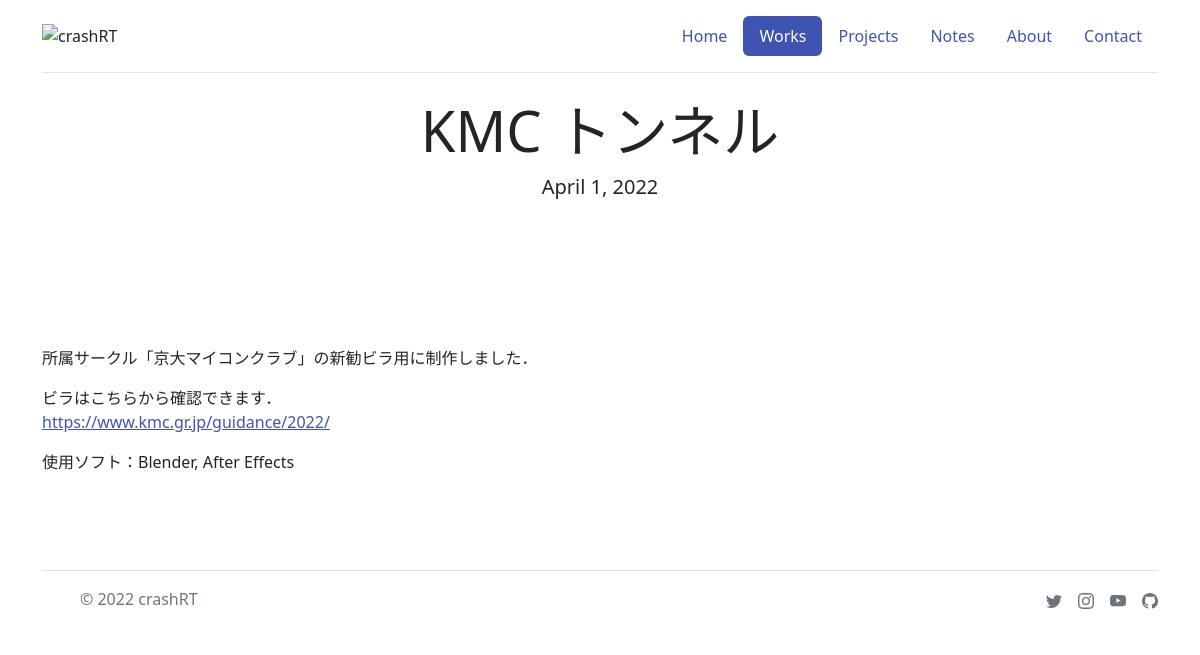
The app's page /works/detail/31/, older data.
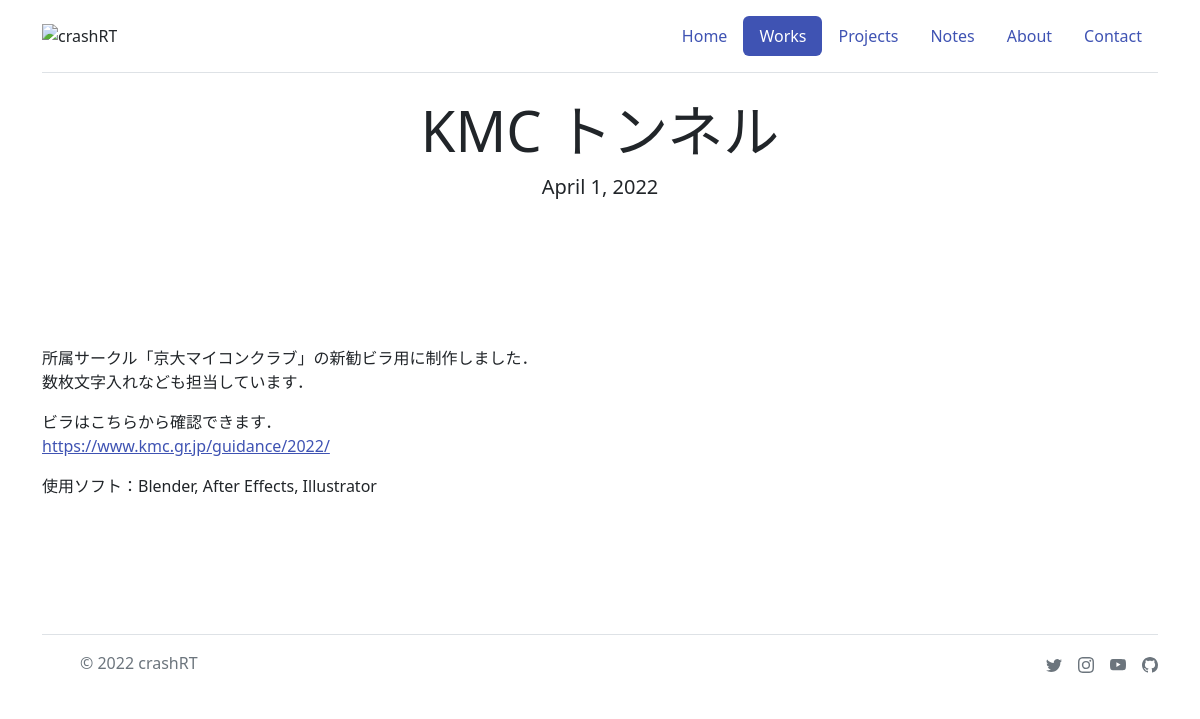
The same page, newer data.
### works/models.py (models this page shows, shortened)
class WorksModel(models.Model):
    title = models.CharField(max_length=50)
    date = models.DateField(blank=True, null=True)
    thumbnail = models.CharField(max_length=100,)
    youtube = models.CharField(
        max_length=100, null=True, blank=True, help_text='youtubeのID')
    vimeo = models.CharField(max_length=100, null=True,
                                blank=True, help_text='vimeoのID')
    niconico = models.CharField(
        max_length=100, null=True, blank=True, help_text='niconicoのID')
    pictureMain = models.CharField(
        max_length=100, null=True, blank=True, help_text='一番上に単体で表示')
    picture1 = models.CharField(
        max_length=100, null=True, blank=True, help_text='以下はギャラリー部分')
    picture2 = models.CharField(max_length=100, null=True, blank=True)
    picture3 = models.CharField(max_length=100, null=True, blank=True)
    picture4 = models.CharField(max_length=100, null=True, blank=True)
    picture5 = models.CharField(max_length=100, null=True, blank=True)
    picture6 = models.CharField(max_length=100, null=True, blank=True)
    description = models.TextField(null=True, blank=True)
    tag = models.CharField(max_length=30, choices=CATEGORY)

### works/views.py (the view)
# urls.py: path('detail/<int:pk>/', workdetailview, name='workdetail'),
def workdetailview(request, pk):
    work = WorksModel.objects.get(pk=pk)
    return render(request, 'works/detail.html', {'work': work})

### templates/works/detail.html (shortened to what this page needs)
{% extends 'base.html' %}
{% block content %}
{% include 'works/header.html' %}
<main>
    <h1 class="display-4 text-center">{{work.title}}</h1>
    {% if work.date %}
    <p class="lead text-center">{{work.date}}</p>
    {% endif %}
    {% if work.pictureMain %}
    <div class="container-sm my-4">
    </div>
    {% endif %}
    <div class="container my-5">
        {{ work.description | linebreaks | urlize }}
    </div>
    <div class="container">
        <div class="row row-cols-1 row-cols-sm-2 g-3 text-center">
            {% if work.picture1 %}
            <div class="col">
            </div>
            {% endif %}
            {% if work.picture2 %}
            <div class="col">
            </div>
            {% endif %}
            {% if work.picture3 %}
            <div class="col">
            </div>
            {% endif %}
        </div>
    </div>
</main>
{% endblock content %}

### templates/base.html (shortened to what this page needs)
{% load static %}
<!DOCTYPE html>
<html lang="ja">
<head>
    <link rel="stylesheet" href="{% static 'css/normalize.css' %}" type="text/css">
    <link href="https://cdn.jsdelivr.net/npm/bootstrap@5.2.0/dist/css/bootstrap.min.css" rel="stylesheet"
>
    <link rel="stylesheet" href="{% static 'css/style.css' %}" type="text/css">
</head>
<body>
    {% block content %}
    {% endblock content %}
    {% include 'footer.html' %}
</body>
</html>

### templates/works/header.html
<div class="container">
    <header class="d-flex flex-wrap justify-content-center py-3 mb-4 border-bottom">
        <a href="/" class="d-flex align-items-center mb-3 mb-md-0 me-md-auto text-dark text-decoration-none">
            <img src="/media/Logo/crashrt_alpha.png" alt="crashRT">
        </a>
        <ul class="nav nav-pills">
            <li class="nav-item"><a href={% url 'top' %} class="nav-link">Home</a></li>
            <li class="nav-item"><a href={% url 'worklist' %} class="nav-link active" aria-current="page">Works</a></li>
            <li class="nav-item"><a href={% url 'projectslist' %} class="nav-link">Projects</a></li>
            <li class="nav-item"><a href={% url 'noteslist' %} class="nav-link">Notes</a></li>
            <li class="nav-item"><a href={% url 'about' %} class="nav-link">About</a></li>
            <li class="nav-item"><a href={% url 'contact' %} class="nav-link">Contact</a></li>
        </ul>
    </header>
</div>

### templates/footer.html (shortened to what this page needs)
<div class="container">
    <footer class="d-flex flex-wrap justify-content-between align-items-center py-3 my-4 border-top">
        <div class="col-md-4 d-flex align-items-center">
            <a href="/" class="mb-3 me-2 mb-md-0 text-muted text-decoration-none lh-1">
                <svg class="bi" width="30" height="24">
                    <use xlink:href="#bootstrap" />
                </svg>
            </a>
            <span class="mb-3 mb-md-0 text-muted">&copy; 2022 crashRT</span>
        </div>
        <ul class="nav col-md-4 justify-content-end list-unstyled d-flex">
            <li class="ms-3"><a class="text-muted" href="https://twitter.com/crashRT_doyo"></a></li>
            <li class="ms-3"><a class="text-muted" href="https://www.instagram.com/crashrt1121/">
                </a></li>
            <li class="ms-3"><a class="text-muted" href="https://www.youtube.com/channel/UCN5nx_Ef6UaVQWy5SrFfTOw">
                </a></li>
            <li class="ms-3"><a class="text-muted" href="https://github.com/crashRT"></a></li>
        </ul>
    </footer>
</div>

### static/css/style.css (style rules this page uses)
:root { --bs-blue: #0d6efd; --bs-indigo: #6610f2; --bs-purple: #6f42c1; --bs-pink: #d63384; --bs-red: #dc3545; --bs-orange: #fd7e14; --bs-yellow: #ffc107; --bs-green: #198754; --bs-teal: #20c997; --bs-cyan: #0dcaf0; --bs-black: #000; --bs-white: #fff; --bs-gray: #6c757d; --bs-gray-dark: #343a40; --bs-gray-100: #f8f9fa; --bs-gray-200: #e9ecef; --bs-gray-300: #dee2e6; --bs-gray-400: #ced4da; --bs-gray-500: #adb5bd; --bs-gray-600: #6c757d; --bs-gray-700: #495057; --bs-gray-800: #343a40; --bs-gray-900: #212529; --bs-primary: #0d6efd; --bs-secondary: #6c757d; --bs-success: #198754; --bs-info: #0dcaf0; --bs-warning: #ffc107; --bs-danger: #dc3545; --bs-light: #f8f9fa; --bs-dark: #212529; --bs-primary-rgb: 13, 110, 253; --bs-secondary-rgb: 108, 117, 125; --bs-success-rgb: 25, 135, 84; --bs-info-rgb: 13, 202, 240; --bs-warning-rgb: 255, 193, 7; --bs-danger-rgb: 220, 53, 69; --bs-light-rgb: 248, 249, 250; --bs-dark-rgb: 33, 37, 41; --bs-white-rgb: 255, 255, 255; --bs-black-rgb: 0, 0, 0; --bs-body-color-rgb: 33, 37, 41; --bs-body-bg-rgb: 255, 255, 255; --bs-font-sans-serif: system-ui, -apple-system, "Segoe UI", Roboto, "Helvetica Neue", "Noto Sans", "Liberation Sans", Arial, sans-serif, "Apple Color Emoji", "Segoe UI Emoji", "Segoe UI Symbol", "Noto Color Emoji"; --bs-font-monospace: SFMono-Regular, Menlo, Monaco, Consolas, "Liberation Mono", "Courier New", monospace; --bs-gradient: linear-gradient(180deg, rgba(255, 255, 255, 0.15), rgba(255, 255, 255, 0)); --bs-body-font-family: var(--bs-font-sans-serif); --bs-body-font-size: 1rem; --bs-body-font-weight: 400; --bs-body-line-height: 1.5; --bs-body-color: #212529; --bs-body-bg: #fff; --bs-border-width: 1px; --bs-border-style: solid; --bs-border-color: #dee2e6; --bs-border-color-translucent: rgba(0, 0, 0, 0.175); --bs-border-radius: 0.375rem; --bs-border-radius-sm: 0.25rem; --bs-border-radius-lg: 0.5rem; --bs-border-radius-xl: 1rem; --bs-border-radius-2xl: 2rem; --bs-border-radius-pill: 50rem; --bs-link-color: #3f53b3; --bs-link-hover-color: #B3505F; --bs-code-color: #d63384; --bs-highlight-bg: #fff3cd; }
.nav-link.active { background-color: var(--bs-link-color) !important; }

Row changes from the older to the newer data that the page shows:
changed WorksModel "KMC トンネル": description "所属サークル「京大マイコンクラブ」の新勧ビラ用に制作しました． ビラはこちらから確認できます． https://www.kmc.gr.jp/guidance/2022/ 使用ソフト：Blender, After Effects" → "所属サークル「京大マイコンクラブ」の新勧ビラ用に制作しました． 数枚文字入れなども担当しています． ビラはこちらから確認できます． https://www.kmc.gr.jp/guidance/2022/ 使用ソフト：Blender, After Effects, Illustrator"; picture3 empty → "bira2022_2.png" (drawn)
